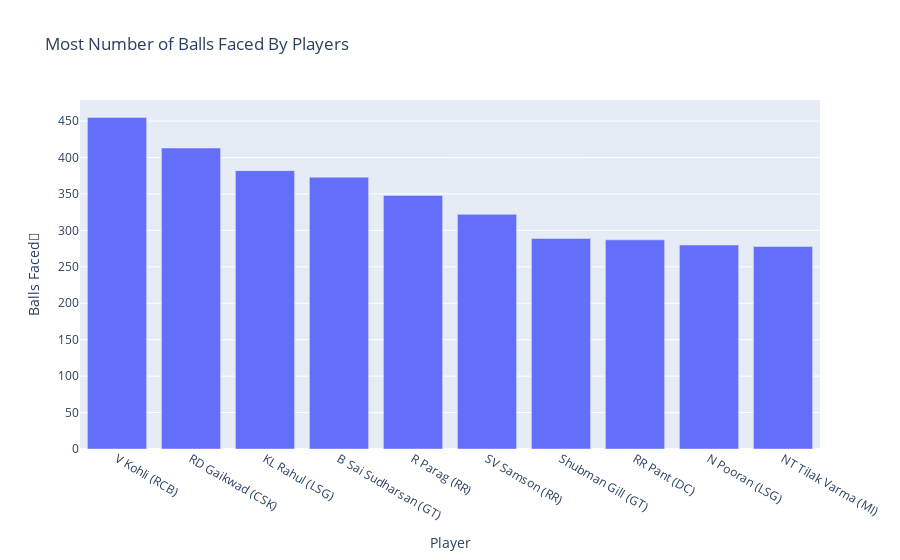

The notebook cell saved with this chart:
### Code cell
most_balls_faced = df.sort_values('BF', ascending=False).head(10)
px.bar(most_balls_faced, x='Player', y='BF', title='Most Number of Balls Faced By Players', labels={'BF':'Balls Faced🏏'})

### Figure 1 — Plotly figure (JSON) as saved in the notebook; plotly's stock layout.template omitted (floating-point values rounded to 4 significant figures)
{"data": [{"alignmentgroup": "True", "hovertemplate": "Player=%{x}<br>Balls Faced🏏=%{y}<extra></extra>", "legendgroup": "", "marker": {"color": "#636efa", "pattern": {"shape": ""}}, "name": "", "offsetgroup": "", "orientation": "v", "showlegend": false, "textposition": "auto", "type": "bar", "x": ["V Kohli (RCB)", "RD Gaikwad (CSK)", "KL Rahul (LSG)", "B Sai Sudharsan (GT)", "R Parag (RR)", "SV Samson (RR)", "Shubman Gill (GT)", "RR Pant (DC)", "N Pooran (LSG)", "NT Tilak Varma (MI)"], "xaxis": "x", "y": [455, 413, 382, 373, 348, 322, 289, 287, 280, 278], "yaxis": "y"}], "layout": {"barmode": "relative", "legend": {"tracegroupgap": 0}, "title": {"text": "Most Number of Balls Faced By Players"}, "xaxis": {"anchor": "y", "domain": [0, 1], "title": {"text": "Player"}}, "yaxis": {"anchor": "x", "domain": [0, 1], "title": {"text": "Balls Faced🏏"}}}}
